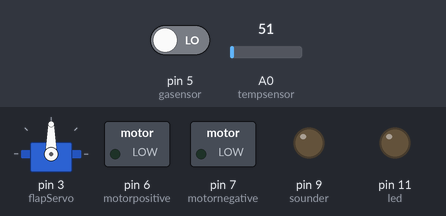
Bench run of a sketch on a simulated Arduino Uno, built with avr-gcc and run on an emulated ATmega328P. Parts: servo, switched loads named in the sketch (green lamp = pin HIGH), output pins drawn as LEDs (lit = HIGH). Dashed ring = blinking. The test bench sets the inputs (shaded band); at power-on: pin 5 (gasensor) LOW, A0 (tempsensor) = 51.

Above: at 1.2 s.
1.3 s: pin 5 (gasensor) driven HIGH
At 1.42 s:
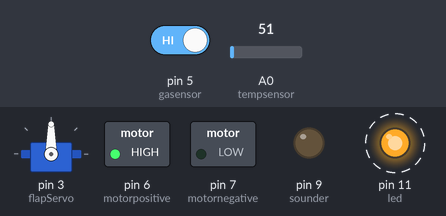
4.3 s: pin 5 (gasensor) driven LOW
At 5.6 s:
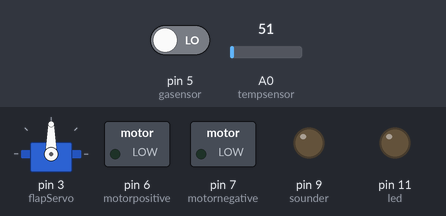
Timing chart, 0 to 7.3 s (numbered marks = the images above; inputs shaded):
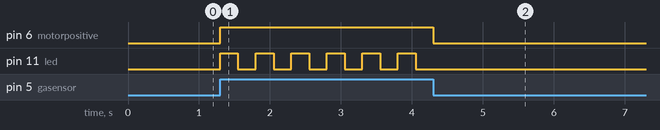

The sketch:

FireDetection.ino
```cpp
#include <Servo.h>
int gasensor = 5;
int sounder = 9;
int motorpositive = 6;
int motornegative = 7;
int led = 11;
int tempsensor = A0;
Servo flapServo;
void setup()
{
  pinMode(gasensor, INPUT);
  pinMode(tempsensor, INPUT);
  pinMode(motorpositive, OUTPUT);
  pinMode(motornegative, OUTPUT);
  pinMode(sounder, OUTPUT);
  pinMode(led, OUTPUT);
  flapServo.attach(3);
}
void loop()
{
  int adc = analogRead(tempsensor);
  int temp = (adc*500L)/ 1023;
  if (digitalRead(gasensor)==HIGH && temp <134 && temp>1)
  {
    digitalWrite(sounder, LOW);
    flapServo.write(90);
    digitalWrite(motorpositive, HIGH);
    digitalWrite(motornegative, LOW);
    digitalWrite(led, HIGH);
    delay(250);
    digitalWrite(led, LOW);
    delay(250);
  }
  if (digitalRead(gasensor)==HIGH && temp >134)
  {
    digitalWrite(sounder, HIGH);
    flapServo.write(0);
    digitalWrite(motorpositive, LOW);
    digitalWrite(motornegative, LOW);
    digitalWrite(led, HIGH);
    delay(250);
    digitalWrite(led, LOW);
    delay(250);
  }
  else

  {
    digitalWrite(sounder, LOW);
    digitalWrite(motorpositive, LOW);
    digitalWrite(motornegative, LOW);
    flapServo.write(90);
    digitalWrite(led, LOW);
  }
}
```

Measured:
- after the input at 1.3 s, pin 6 (motorpositive): LOW → HIGH at once; pin 11 (led): alternates HIGH for 0.25 s and LOW for 0.25 s, starting at once
- after the input at 4.3 s, pin 6 (motorpositive): HIGH → LOW at once; pin 11 (led): stops changing and stays LOW
